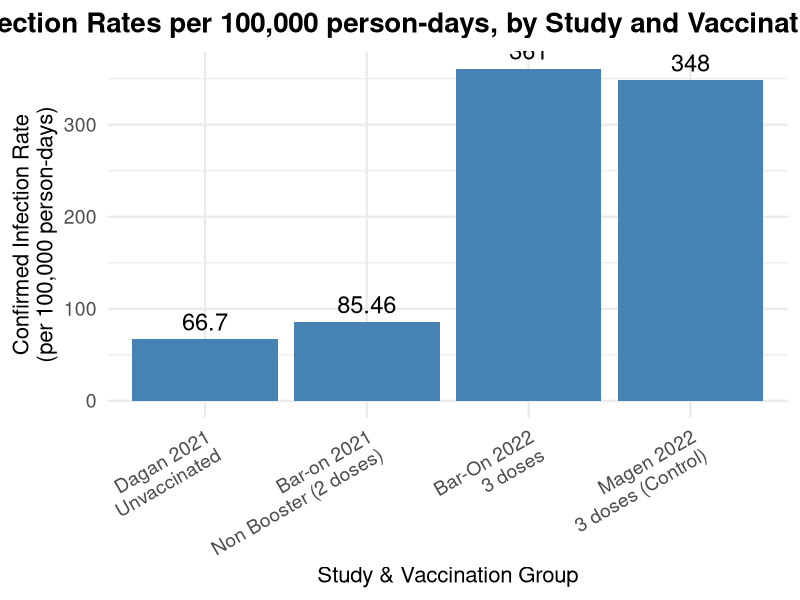

Reproduce this figure in R.
library(ggplot2)

# Creates a data frame with your data
df <- data.frame(
  StudyVaxGroup = c(
    "Dagan 2021\nUnvaccinated",
    "Bar-on 2021\nNon Booster (2 doses)",
    "Bar-On 2022\n3 doses",
    "Magen 2022\n3 doses (Control)"
  ),
  IncidenceRate = c(66.7, 85.46, 361, 348)
)

# Turns StudyVaxGroup into a factor with the specified order
df$StudyVaxGroup <- factor(
  df$StudyVaxGroup,
  levels = c(
    "Dagan 2021\nUnvaccinated",
    "Bar-on 2021\nNon Booster (2 doses)",
    "Bar-On 2022\n3 doses",
    "Magen 2022\n3 doses (Control)"
  )
)

# Makes the plot
p <- ggplot(df, aes(x = StudyVaxGroup, y = IncidenceRate)) +
  geom_col(fill = "steelblue") +
  geom_text(aes(label = IncidenceRate),
            vjust = -0.5,       # Position the text above the bars
            size = 6) +         # Font size for labels
  theme_minimal(base_size = 18) + 
  labs(
    x = "Study & Vaccination Group",
    y = "Confirmed Infection Rate\n(per 100,000 person-days)",
    title = "Infection Rates per 100,000 person-days, by Study and Vaccination Group"
  ) +
  theme(
    plot.title = element_text(face = "bold", hjust = 0.5, size = 20),
    axis.text.x = element_text(angle = 30, hjust = 1, size = 14),  # Slant x-axis labels if needed
    axis.text.y = element_text(size = 14),
    axis.title.x = element_text(size = 16),
    axis.title.y = element_text(size = 16)
  )

# Prints the plot
print(p)
